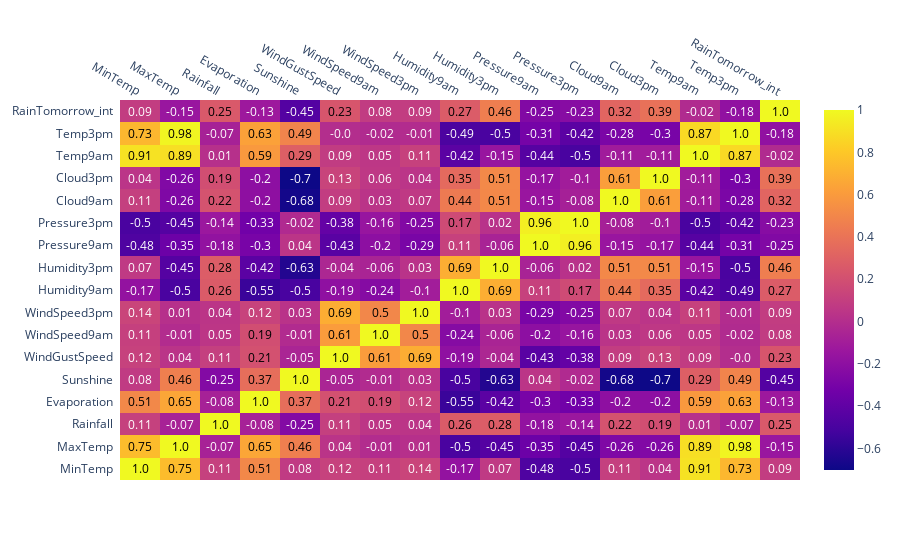

Source (notebook cell):
### Code cell
corrs = df.corr()

figure = ff.create_annotated_heatmap(
    z=corrs.values,
    x=list(corrs.columns),
    y=list(corrs.index),
    annotation_text=corrs.round(2).values,
    showscale=True)

figure.show()

# Судя по всему, влияние на RainTomorrow оказывают Rainfall, Sunshine, Humidity9am, Humidity3pm, Cloud3pm, Temp3pm
